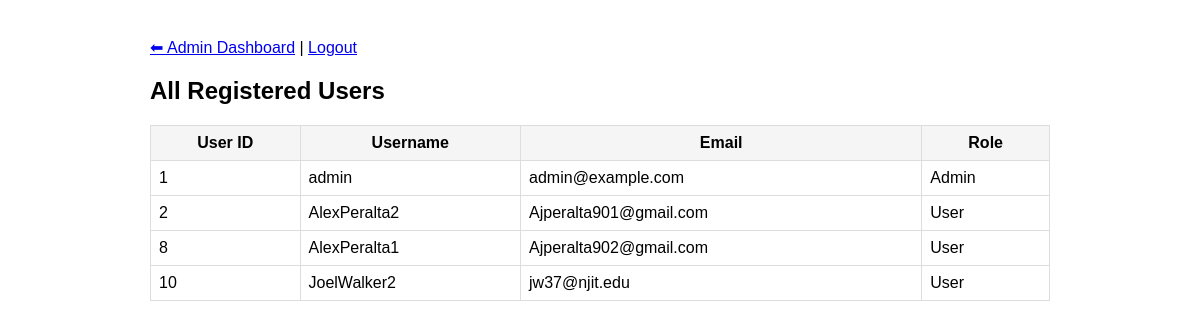
/admin_users.php (signed in), run on the app's committed database.
### tables this page shows
CREATE TABLE `users` (
  `user_id` int(11) NOT NULL,
  `username` varchar(50) NOT NULL,
  `email` varchar(100) NOT NULL,
  `password` varchar(255) NOT NULL,
  `is_admin` tinyint(1) DEFAULT 0
);

### admin_users.php (the view, shortened to what this page needs)
<?php
include 'connection.php';
$result = $conn->query("SELECT user_id, username, email, is_admin FROM users ORDER BY user_id ASC");
?>
<!DOCTYPE html>
<html>
<head>
</head>
<body>
<div class="container">
    <div class="nav">
        <a href="admin_dashboard.php">⬅ Admin Dashboard</a> |
        <a href="logout.php">Logout</a>
    </div>
    <h2>All Registered Users</h2>
    <table>
        <tr>
            <th>User ID</th>
            <th>Username</th>
            <th>Email</th>
            <th>Role</th>
        </tr>
        <?php while ($row = $result->fetch_assoc()): ?>
            <tr>
                <td><?= htmlspecialchars($row['user_id']) ?></td>
                <td><?= htmlspecialchars($row['username']) ?></td>
                <td><?= htmlspecialchars($row['email']) ?></td>
                <td><?= ($row['is_admin'] == 1) ? "Admin" : "User" ?></td>
            </tr>
        <?php endwhile; ?>
    </table>
</div>
</body>
</html>

### admin_users.php (style rules this page uses)
body { font-family: Arial, sans-serif; padding: 30px; }
.container { max-width: 900px; margin: 0 auto; }
.nav { margin-bottom: 15px; }
table { width: 100%; border-collapse: collapse; }
th, td { border: 1px solid #ddd; padding: 8px; }
th { background: #f5f5f5; }

### data on the page
users: user_id "1", username "admin", email "admin@example.com", is_admin "Admin"
users: user_id "2", username "AlexPeralta2", email "Ajperalta901@gmail.com", is_admin "User"
users: user_id "8", username "AlexPeralta1", email "Ajperalta902@gmail.com", is_admin "User"
users: user_id "10", username "JoelWalker2", email "jw37@njit.edu", is_admin "User"
